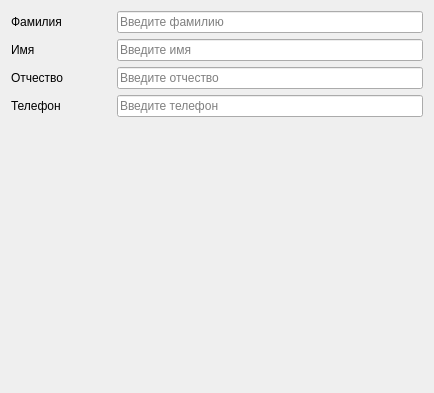
              <widget class="QWidget" name="page">
               <property name="geometry">
                <rect>
                 <x>0</x>
                 <y>0</y>
                 <width>434</width>
                 <height>393</height>
                </rect>
               </property>
               <attribute name="label">
                <string>Данные</string>
               </attribute>
               <layout class="QVBoxLayout" name="verticalLayout_5">
                <item>
                 <layout class="QVBoxLayout" name="verticalLayout_4">
                  <item>
                   <layout class="QHBoxLayout" name="horizontalLayout_5">
                    <item>
                     <widget class="QLabel" name="label">
                      <property name="minimumSize">
                       <size>
                        <width>100</width>
                        <height>0</height>
                       </size>
                      </property>
                      <property name="sizeIncrement">
                       <size>
                        <width>0</width>
                        <height>0</height>
                       </size>
                      </property>
                      <property name="text">
                       <string>Фамилия</string>
                      </property>
                     </widget>
                    </item>
                    <item>
                     <widget class="QLineEdit" name="lineEdit">
                      <property name="readOnly">
                       <bool>false</bool>
                      </property>
                      <property name="placeholderText">
                       <string>Введите фамилию</string>
                      </property>
                     </widget>
                    </item>
                   </layout>
                  </item>
                  <item>
                   <layout class="QHBoxLayout" name="horizontalLayout_6">
                    <item>
                     <widget class="QLabel" name="label_3">
                      <property name="minimumSize">
                       <size>
                        <width>100</width>
                        <height>0</height>
                       </size>
                      </property>
                      <property name="sizeIncrement">
                       <size>
                        <width>0</width>
                        <height>0</height>
                       </size>
                      </property>
                      <property name="text">
                       <string>Имя</string>
                      </property>
                     </widget>
                    </item>
                    <item>
                     <widget class="QLineEdit" name="lineEdit_2">
                      <property name="placeholderText">
                       <string>Введите имя</string>
                      </property>
                     </widget>
                    </item>
                   </layout>
                  </item>
                  <item>
                   <layout class="QHBoxLayout" name="horizontalLayout_7">
                    <item>
                     <widget class="QLabel" name="label_4">
                      <property name="minimumSize">
                       <size>
                        <width>100</width>
                        <height>0</height>
                       </size>
                      </property>
                      <property name="sizeIncrement">
                       <size>
                        <width>0</width>
                        <height>0</height>
                       </size>
                      </property>
                      <property name="text">
                       <string>Отчество</string>
                      </property>
                     </widget>
                    </item>
                    <item>
                     <widget class="QLineEdit" name="lineEdit_3">
                      <property name="placeholderText">
                       <string>Введите отчество</string>
                      </property>
                     </widget>
                    </item>
                   </layout>
                  </item>
                  <item>
                   <layout class="QHBoxLayout" name="horizontalLayout_8">
                    <item>
                     <widget class="QLabel" name="label_5">
                      <property name="minimumSize">
                       <size>
                        <width>100</width>
                        <height>0</height>
                       </size>
                      </property>
                      <property name="sizeIncrement">
                       <size>
                        <width>0</width>
                        <height>0</height>
                       </size>
                      </property>
                      <property name="text">
                       <string>Телефон</string>
                      </property>
                     </widget>
                    </item>
                    <item>
                     <widget class="QLineEdit" name="lineEdit_4">
                      <property name="placeholderText">
                       <string>Введите телефон</string>
                      </property>
                     </widget>
                    </item>
                   </layout>
                  </item>
                  <item>
                   <spacer name="verticalSpacer">
                    <property name="orientation">
                     <enum>Qt::Vertical</enum>
                    </property>
                    <property name="sizeHint" stdset="0">
                     <size>
                      <width>20</width>
                      <height>40</height>
                     </size>
                    </property>
                   </spacer>
                  </item>
                 </layout>
                </item>
               </layout>
              </widget>
